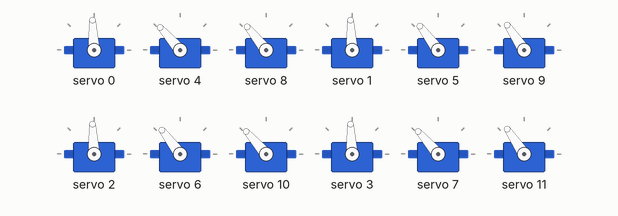
Simulated run of this sketch. Board: Arduino Leonardo, built with avr-gcc and run on an emulated ATmega32U4. On the bench: 12 × servo.

Above: at 0.1 s.
At 2.4 s:
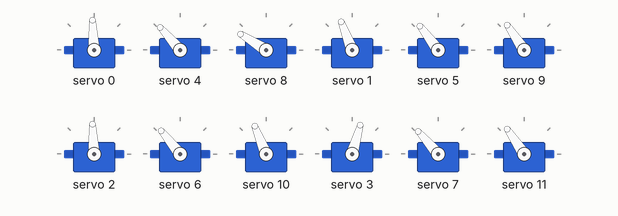
At 3.0 s:
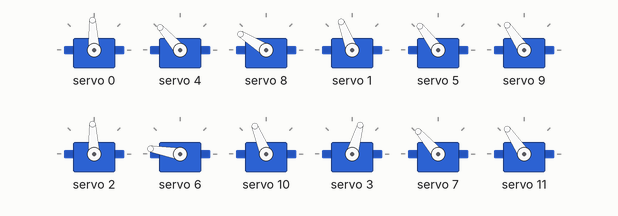
At 3.6 s:
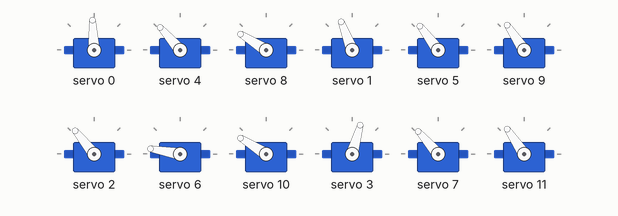
At 4.0 s:
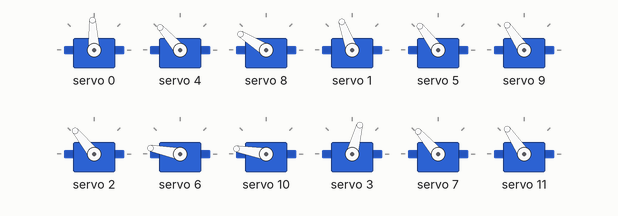
At 4.7 s:
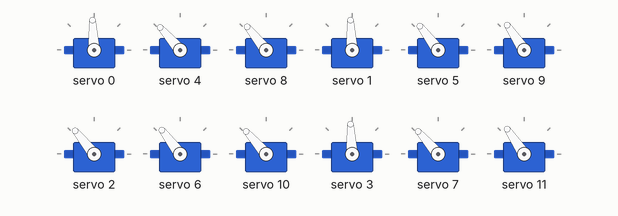
Timing chart, 0 to 6.2 s (numbered marks = the images above):
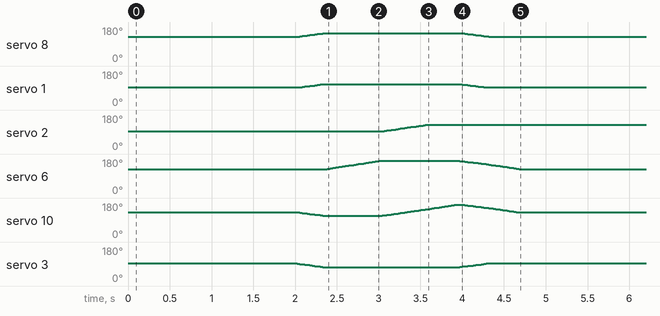

The sketch:

Aragog.ino
```cpp
#include "Aragog.h"
#include "stdlib.h"
#include "rttypes.h"

const int8T3_4 P_STAND = int8T3( { 0, 0, 0 }).toT3_4();
const int8T3_4 P_WALK = int8T3( { 0, 40, 42 }).toT3_4();
const int8T3_4 P_SIT = int8T3( { 0, 60, 70 }).toT3_4();
const int8T3_4 P_OFFSETS = {{ 0, 5, 0 },{ 0, 0, -5 },{ 0, 0, 3 },{ 0, 5, -5 }};
const int8T3_4 P_LOW_WALK = int8T3( { 0, 70, 70 }).toT3_4();

const uint8_t current_speed = 5;

//up down
void UpDownDemo() {
	for(int i=0; i<4; i++) {
		body.legs[i]->setZAdj(-5.0,2);
	}
	go();
	for(int i=0; i<4; i++) {
		body.legs[i]->setZAdj(5.0,2);
	}
	go();
	for(int i=0; i<4; i++) {
			body.legs[i]->setZAdj(0.0,2);
		}
	go();
}

void WalkDemo() {
	Heading h[4] = {Heading::North, Heading::East, Heading::South, Heading::West};
	for(int i=0; i < 4; i++) {
		walkToward(h[i], 3);
	}
}

void ShiftDemo() {

	// Shift
	body.legs[0]->setXYZ(   0, -3.5,	0, 	2);
	body.legs[2]->setXYZ(   0,	3.5,	0,	2);
	body.legs[1]->setXYZ(-4.0,	  0,	0,	2);
	body.legs[3]->setXYZ(-4.0,	  0,    0,  2);
	go();

	// Step
	body.legs[2]->setXYZ(0, 3.5, 5.0, 2);
	go();
	body.legs[2]->setXYZ(5.0, -7, 5.0, 2);
	go();


	body.legs[0]->setXYZ(   0, 	  0,	0, 	2);
	body.legs[2]->setXYZ( 5.0,	  0,	0,	2);
	body.legs[1]->setXYZ(   0,	  0,	0,	2);
	body.legs[3]->setXYZ(   0,	  0,    0,  2);
	go();


}
void setup() {

	Serial.begin(115200);

	body.setOffsets(P_OFFSETS);
	body.setTargets(P_WALK, 100);
	body.setTargetsAsHome();
	body.begin();

	delay(2000);

	//UpDownDemo();
	ShiftDemo();

	/*
	for(int i=0; i < 5; i++) {
		walker();
	}

	delay(5000);
	body.rest();
	//walkToward(Heading::South, 3);
	//walkDemo();
	*/
}


// The loop function is called in an endless loop
void loop() {

	//walker();
	//walkToward(Heading::North, current_speed);

}

void walker() {


	body.setSpeed(5);

	// First leg step (rear right)
	body.pos({{-3.5,0,0},{0,3.5,0},{-3.5,0,0},{0,-3.5,0}}); go();
	body.pos({{-3.5,0,0},{0,3.5,4},{-3.5,0,0},{0,-3.5,0}}); go();
	body.pos({{-3.5,0,0},{6,3.5,4},{-3.5,0,0},{0,-3.5,0}}); go();
	body.pos({{-1.75,0,0},{6,0,0},{-1.75,0,0},{0,0,0}}); go();

	body.pos({{0,0,0},{6,0,0},{0,0,0},{0,0,0}}); go();

	// Second leg step (front right)
	body.pos({{0,1.75,4},{6,0,0},{0,-1.75,0},{0,0,0}}); go();
	body.pos({{0,1.75,4},{6,0,0},{0,-1.75,0},{0,0,0}}); go();
	body.pos({{0,0,0},{2.5,0,0},{0,0,0},{-2.5,0,0}}); go();

	// Third leg step (rear left)
	body.pos({{0,-3.5,0},{-3.5,0,0},{0,3.5,0},{-3.5,0,0}}); go();
	body.pos({{0,-3.5,0},{-3.5,0,0},{0,3.5,4},{-3.5,0,0}}); go();
	body.pos({{0,-3.5,0},{-3.5,0,0},{5,3.5,4},{-3.5,0,0}}); go();
	body.pos({{0,0,0},{-1.75,0,0},{5,0,0},{-1.75,0,0}}); go();

	body.pos({{0,0,0},{0,0,0},{5,0,0},{0,0,0}}); go();

	// Fourth leg step (front right)
	body.pos({{0,0,0},{0,-1.75,0},{5,0,0},{0,1.75,4}}); go();
	body.pos({{-2.5,0,0},{0,0,0},{2.5,0,0},{0,0,0}}); go();


}
```

.ino.cpp
```cpp
#ifdef __IN_ECLIPSE__
//This is a automatic generated file
//Please do not modify this file
//If you touch this file your change will be overwritten during the next build
//This file has been generated on 2017-10-04 15:37:50

#include "Arduino.h"
#include "Aragog.h"
#include "stdlib.h"
#include "rttypes.h"
void UpDownDemo() ;
void WalkDemo() ;
void ShiftDemo() ;
void setup() ;
void loop() ;
void walker() ;

#include "Aragog.ino"


#endif
```

Aragog.h
```cpp
/*
 * Aragog.h
 *
 *  Created on: Jun 21, 2017
 *      Author: kevywilly
 */

#ifndef ARAGOG_H_
#define ARAGOG_H_

#include "Arduino.h"
#include "constants.h"
#include "body.h"
#include "leg.h"
#include "sonar.h"
#include "stdio.h"
#include "rttypes.h"

#define SONAR_TRIGGER_PIN 9
#define SONAR_ECHO_PIN 8
#define SONAR_MAX_DISTANCE 500
#define SONAR_TOO_CLOSE 36

// Find index of diagonal leg
#define diag(x) ( (x) ^ 2)
// Find index of leg to the left (ccw)
#define lft(x) ( (x-1) < 0 ? 0 : (x-1) )
// Find index of leg to the right (cw)
#define rgt(x) ((x+1) > 3 ? 3 : (x+1))

// Directional heading
enum Heading {
	North, South, East, West
};

/////////////////////////////////////////////////////////////////////////////////////////////
//////////////////////////// Define Joint Lengths and PWM Ids ///////////////////////////////
/////////////////////////////////////////////////////////////////////////////////////////////

const floatT3_4 kJointLengths = floatT3( { 6.0, 5.2, 8.9 }).toT3_4();
const uint8T3_4 kJointPwmPins = { { 0, 4, 8 }, { 1, 5, 9 }, { 2, 6, 10 },{ 3, 7, 11 } };

Sonar SonarSensor(SONAR_TRIGGER_PIN, SONAR_ECHO_PIN, SONAR_MAX_DISTANCE, SONAR_TOO_CLOSE);


//////////////////////////////////
// Define Body
//////////////////////////////////

Body body(kJointPwmPins, kJointLengths);

//////////////////////////////////
// Define pointers to each leg
//////////////////////////////////

Leg * leg1 = body.legs[0];
Leg * leg2 = body.legs[1];
Leg * leg3 = body.legs[2];
Leg * leg4 = body.legs[3];

//////////////////////////////////////////////////
// ***** Forward Declarations
//////////////////////////////////////////////////

void turn(float degrees, uint8_t speed);
bool turnIfTooClose();
bool steps(Leg * first, Leg * second, uint8_t speed);
bool walkToward(Heading heading, uint8_t speed);
inline void go();
inline void go(long dlay);


//////////////////////////////////////////////////////
// ***** Function Implementations
//////////////////////////////////////////////////////

// ----------------------------------------------
// Go Methods (move till targets reached)
// ----------------------------------------------
inline void go() {
	go(0);
}

// Go with Delay
inline void go(long dlay) {
	body.moveTillTargetsReached();
	delay(dlay);
}

// ----------------------------------------------
// Find opposite leg (diagonal)
// ----------------------------------------------

inline Leg opposite_to(Leg l) {
	return *body.legs[diag(l.index)];
}

// ----------------------------------------------
// Turn If Too Close Method
// ----------------------------------------------

bool turnIfTooClose() {

	int i = 0;

	while (SonarSensor.isTooClose() && i < 10) {
				//body.goHome(5); go();

				turn(45, 10);
				delay(100);
				turn(45, 10);
				i++;
				delay(100);

			}
	return false;
}

// ----------------------------------------------
// Walk Toward A Specific Heading
// ----------------------------------------------

bool walkToward(Heading heading, uint8_t speed) {

	int h = heading;

	switch(h) {
	case Heading::East:
		body.setQuadrants({4,1,2,3});
		if(steps(leg4, leg1, speed))
			steps(leg3, leg2, speed);

		break;
	case Heading::South:
		body.setQuadrants({3,4,1,2});
		if(steps(leg1, leg2, speed))
			steps(leg4, leg3, speed);;
		break;
	case Heading::West:
		body.setQuadrants({2,3,4,1});
		if(steps(leg2, leg3, speed))
			steps(leg1, leg4, speed);
		break;
	default:
		if(steps(leg3,leg4, speed))
			steps(leg2, leg1, speed);
		break;
	}

	body.resetQuadrants();

	return true;
}


// ----------------------------------------------------------
// Perform Walking Steps (first pair, second pair of legs)
// ----------------------------------------------------------

bool steps(Leg * first, Leg * second, uint8_t speed) {

		// Get pointers to each stepping leg and its opposite leg

		Leg * l1 = first;
		Leg * oppL1 = body.opposite(l1);
		Leg * l2 = second;
		Leg * oppL2 = body.opposite(l2);

		// Set walking Parameters

		float vlean = 3.5;
		float vstep = 8.0;
		float vstep2 = 5.0;
		float vlift = 4.0;
		float vout = 3.0;


		// 1: Lean Away from First Stepping Leg

		l1->down(vlean, speed*1.5);
		oppL1->up(vlean,  speed*1.5);

		l2->backward(vlean, speed*1.5 );
		oppL2->backward(vlean, speed*1.5 );

		go();


		// 2: Lift / Step / Down First Stepping Leg

		l1->up(vlift,  speed*1.5);

		go();

		l1->forward(vstep,  speed*1.5);

		go();

		l1->down(vlean, speed/2);

		go();


		// 3: Lean Away from Second Stepping Leg

		l2->down(vlean*.5,  speed*1.5);
		oppL2->up(vlean*.8,  speed*1.5);

		go();


		// 4: Lift / Step / Reach Second Stepping Leg

		l2->up(vlift,  speed*1.5); go();
		l2->forward(vstep2,  speed*1.5);
		l2->out(vout,  speed*1.5);
		oppL2->up(vlean*1.2, speed);

		l1->forward(vstep*0.8, speed);

		go();


		// 5: Bring Second Stepping Leg Down, Opposite Leg Up

		l2->down(vlean,speed/2);
		oppL2->up(vlean,  speed);

		go();


		// 6: Start Moving Original Stepping Leg and Opposite Backward

		l2->down(0,speed);
		oppL2->down(0,speed);

		l1->up(vlean*.5, speed);
		l1->forward(vstep*0.4,  speed);

		oppL1->down(vlean*.5, speed);
		oppL1->backward(vstep*0.4,  speed);

		go();

		// 7: Second Stepping Leg set to 0 Height,
		//    and Move it Back to Default Position

		l1->setXYZadj(0,0,0, speed);
		oppL1->setXYZadj(0,0,0, speed);

		l2->setXYZadj(0,0,0, speed);
		oppL2->setXYZadj(0,0,0, speed);

		go();

		return true;
}

// ----------------------------------------------
// Turn a certain number of degrees
// ----------------------------------------------

void turn(float degrees, uint8_t speed) {


	float stepHeight = 4.2;
	int ids[4] = { 0, 2, 1, 3 };

	for(int i=0; i < 4; i++) {
		body.legs[i]->quadrant = 3;
	}

	for (int j = 0; j < 4; j++) {
		int i = ids[j];

		body.legs[i]->down(stepHeight, speed);
		body.legs[diag(i)]->up(stepHeight, speed);
		go();

		body.legs[i]->up(stepHeight, speed);
		go();

		body.legs[i]->cw(radians(degrees), speed);
		go();

		body.legs[i]->down(0, 5);
		body.legs[diag(i)]->down(0, 5);
		go();

	}
	for (int i = 0; i < 4; i++) {
		body.legs[i]->setYaw(0, speed);
	}
	go();

	//body.resetQuadrants();


}

#endif /* ARAGOG_H_ */
```

body.h
```cpp
/*
 * body.h
 *
 *  Created on: Jun 13, 2017
 *      Author: kevywilly
 */

#ifndef BODY_H_
#define BODY_H_
#include "Arduino.h"
#include "constants.h"
#include "leg.h"
#include <Adafruit_PWMServoDriver.h>

#define SERVOMIN  143 // this is the 'minimum' pulse length count (out of 4096)
#define SERVOMAX  471 // this is the 'maximum' pulse length count (out of 4096)
#define STEPSIZE 2
#define STEPDELAY 5
#define Bluetooth Serial1
#define ZERO_OFFSET 0

#define DEFAULT_PWM_FREQUENCY 50

class Body {

public:

	// ======================================= Members =====================================
	Adafruit_PWMServoDriver pwm;

	//Leg * leg1;
	Leg * legs[4];

	// ======================================= Constructor =====================================
	Body(uint8T3_4 ids, floatT3_4 lengths) : pwm() {

		legs[0] = new Leg(0, ids._1, lengths._1, 1, &pwm);
		legs[1] = new Leg(1, ids._2, lengths._2, 2, &pwm);
		legs[2] = new Leg(2,ids._3, lengths._3, 3, &pwm);
		legs[3] = new Leg(3, ids._4, lengths._4, 4, &pwm);

	}

	// ======================================= Methods =====================================

	/*******************************************************************
	* Initialize PWM and all Legs
	********************************************************************/
	void begin() {
		pwm.begin();
		pwm.setPWMFreq(DEFAULT_PWM_FREQUENCY);

		for (int i = 0; i < 4; i++) {
		legs[i]->begin();
		}
	}

	/*******************************************************************
	* Set current targets as the home angles
	********************************************************************/
	void setTargetsAsHome() {
		for(int i=0; i < 4; i++) {
			legs[i]->setTargetsAsHome();
		}
	}


	/*******************************************************************
	* Set targets for all legs and joints
	********************************************************************/
	void setTargets(int8T3_4 thetas, uint8_t speed) {

		for(int i = 0; i < 4; i++) {
			legs[i]->setTargets(thetas.at(i), speed);
		}

	}

	/*******************************************************************
	* Set Targets for all legs and joints with different speeds
	********************************************************************/
	void setTargetsInterpolation(int8T3_4 thetas, uint8T3_4 speed) {

		for(int i = 0; i < 4; i++) {
					legs[i]->setTargetsInterpolation(thetas.at(i), speed.at(i));
				}
	}

	/*******************************************************************
	* Disengage pwm and rest the motors for all legs and joints
	********************************************************************/
	void rest() {
		for (int i = 0; i < 4; i++) {
			legs[i]->rest();
		}
	}

	/*******************************************************************
	* Re-Initialize PWM and all Legs
	********************************************************************/
	void wakeup() {
		for (int i = 0; i < 4; i++) {
			legs[i]->wakeup();
		}
	}

	/*******************************************************************
	* Let angle offsets for all joints for consistent shape
	********************************************************************/
	void setOffsets(int8T3_4 offsets) {

		for(int i = 0; i < 4; i++) {
			legs[i]->setOffsets(offsets.at(i));
		}
	}

	/*******************************************************************
	* Seek target angles for all legs (move one step toward target)
	********************************************************************/
	void seekTargets() {
		seekTargets(true);
	}

	/*******************************************************************
	* Seek target angles for all legs (move one step toward target) with delay after step
	********************************************************************/
	void seekTargets(bool withDelay) {
		for (int i = 0; i < 4; i++) {
				legs[i]->seekTargets(false);
			}

		if(withDelay)
			delayMicroseconds(Joint::SEEKDELAYMICROS);
	}

	/*******************************************************************
	* Returns true if all targets have been reached
	********************************************************************/
	bool targetsReached() {
		for (int i = 0; i < 4; i++) {
					if(!legs[i]->targetsReached()) {
						return false;
					}
				}
		return true;
	}

	/*******************************************************************
	* All joints go immediately to pre-set targets
	********************************************************************/
	void gotoTargets() {
		for(int i=0; i < 4; i++) {
			legs[i]->gotoTargets();
		}
	}

	/*******************************************************************
	* All joints go immediately to the specified angles
	********************************************************************/
	void gotoAngles(int8T3_4 thetas) {
		for(int i=0; i < 4; i++) {
			legs[i]->gotoAngles(thetas.at(i));
		}
	}

	/*******************************************************************
	* Set quadrants for all legs 1,2,3,4 starting with front right, going clockwise
	********************************************************************/
	void resetQuadrants() {
		for(int i=0; i < 4; i++) {
			legs[i]->resetQuadrant();
		}
	}

	/*******************************************************************
	* Set quadrants for all legs defined by quads parameter ie., (2,3,4,1)
	* Useful for orienting robot for a move in a different direction ie., East, West, South
	********************************************************************/
	void setQuadrants(tuple4<uint8_t> quads) {
		for(int i=0; i < 4; i++) {
			legs[i]->quadrant = quads.at(i);
		}
	}

	/*******************************************************************
	* Finds the leg that is opposite of the leg provided
	********************************************************************/
	Leg * opposite(Leg * leg) {
		return legs[leg->index ^ 2];
	}

	/*******************************************************************
	* Finds the leg that next to current leg (clockwise)
	********************************************************************/
	Leg * cw(Leg * leg) {
		return (leg->index + 1 > 3) ? legs[1] : legs[leg->index+1];
	}

	/*******************************************************************
	* Finds the leg that next to current leg (counter clockwise)
	********************************************************************/
	Leg * cc(Leg * leg) {
		return (leg->index - 1 < 0) ? legs[3] : legs[leg->index-1];
	}

	/*******************************************************************
	* Sets target angles for all joints to their home angle
	********************************************************************/
	void goHome(uint8_t speed) {
		 for(int i=0; i < 4; i++) {
			 legs[i]->goHome(speed);
		 }
	 }

	/*******************************************************************
	* Moves joints until all targets reached (blocking)
	********************************************************************/
	void moveTillTargetsReached() {
		int count = 0;
		while (!targetsReached() && count < 100) {
			seekTargets();
			count++;
		}
	}

	/*******************************************************************
	* Set speed for all legs
	********************************************************************/
	void pos(floatT3_4 pos) {
		for(int i=0; i < 4; i++) {
			legs[i]->pos(pos.at(i));
		}
	}

	/*******************************************************************
	* Set speed for all legs
	********************************************************************/
	void setSpeed(uint8_t speed) {
		for(int i=0; i < 4; i++) {
			legs[i]->setSpeed(speed);
		}
	}

};

#endif /* BODY_H_ */
```

constants.h
```cpp
/*
 * constants.h
 *
 *  Created on: Jun 13, 2017
 *      Author: kevywilly
 */

#ifndef CONSTANTS_H_
#define CONSTANTS_H_

namespace Joints {
const int Coxa = 0;
const int Femur = 1;
const int Tibia = 2;
}

#endif /* CONSTANTS_H_ */
```

sonar.h
```cpp
/*
 * sonar.h
 *
 *  Created on: Jun 20, 2017
 *      Author: kevywilly
 */

#ifndef SONAR_H_
#define SONAR_H_

#include <NewPing.h>

class Sonar : NewPing{
public:
	unsigned int distance;
	Sonar(uint8_t trigger, uint8_t echo, unsigned int max_distance, unsigned int _too_close) : NewPing(trigger, echo, max_distance) {
		distance = 500;
		too_close = _too_close;
	}

	void read() {
		unsigned int d = this->ping_cm();
		distance = d == 0 ? 500 : d;
	}

	bool isTooClose() {
		read();
		return distance <= too_close;
	}

private:
	//NewPing sonar;

	unsigned int too_close;


};


#endif /* SONAR_H_ */
```

Source omitted: joint.h (4102 bytes), knee.h (1694 bytes), leg.h (5285 bytes), pos2d.h (1654 bytes), rttypes.h (2109 bytes)
